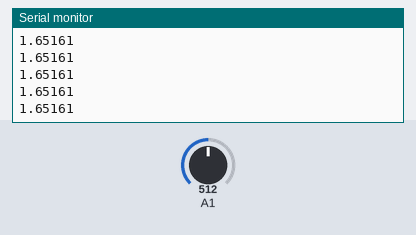
The sketch below on a simulated Arduino Uno, built with avr-gcc and run on an emulated ATmega328P. On the bench: the last lines printed to the serial monitor. The inputs (shaded band) are chosen by the test bench; at power-on: A1 = 512.

Above: at 1.2 s.
1.3 s: A1 set to 716
At 1.9 s:
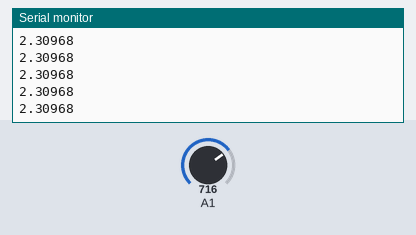
2.8 s: A1 set to 900
At 3.9 s:
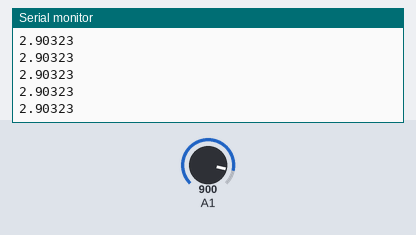
Timing chart, 0 to 5.8 s (numbered marks = the images above; inputs shaded):
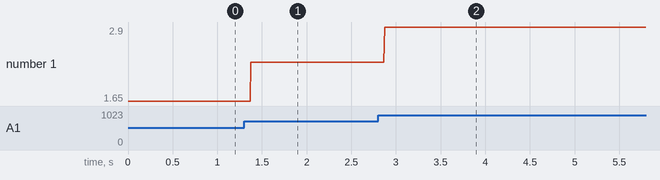

Measured:
- after the input at 1.3 s, the serial monitor: prints a new line after 0.08 s (image 1)
- after the input at 2.8 s, the serial monitor: prints a new line after 0.07 s (image 2)
- plotted number 1: 1.65 → 2.31 after the input at 1.3 s, 2.31 → 2.9 after the input at 2.8 s

The sketch:

Solar.ino
```cpp
// LunaSat Solar Panel Voltage Reader (modified arduino analog example)
// Note: P8 Jumper must be connected.

void setup()
{
    // Initialize serial communication at 9600 bits per second:
    Serial.begin(9600);
}

// The loop routine runs over and over again forever:
void loop()
{
    // Read the input on analog pin 0:
    int solarCellReading = analogRead(A1);

    // Convert the analog reading (which goes from 0 - 1023) to a voltage (0 - 3.3V):
    float voltage = solarCellReading * (3.3 / 1023.0);

    // Print out the value you read:
    Serial.println(voltage, 5);
}
```
